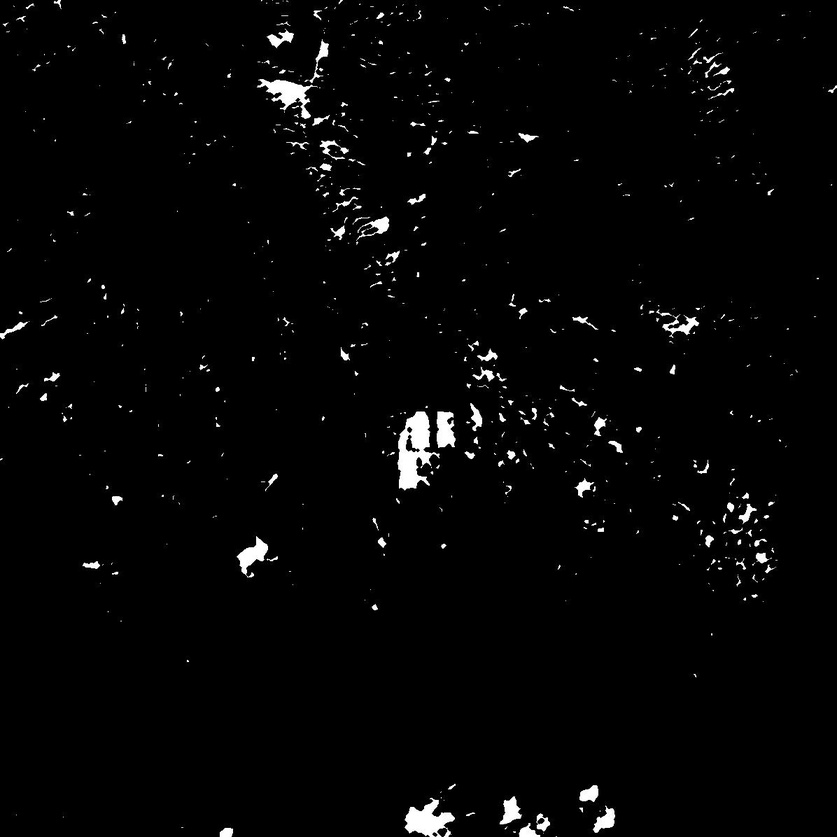
#> input picture data/cleanchangemap.jpg, 837 x 837 px, shrunk from 1196 x 1196 before the run
$ python test.py
#> lines starting #> are read from the running program, lines starting #| are printed output that depends on the picture; after the words box and inside, x2 and y2 are one past the last pixel; in counts of white or black regions, pixels touching at a corner belong together
import numpy as np
from PIL import Image, ImageOps

gt_fileName = './data/cleanchangemap.jpg'
im = Image.open((gt_fileName))
#> im is the input picture: PIL image 837x837 L; min 0, max 255, mean 5.1
changedmap = ImageOps.expand(im, border=2)
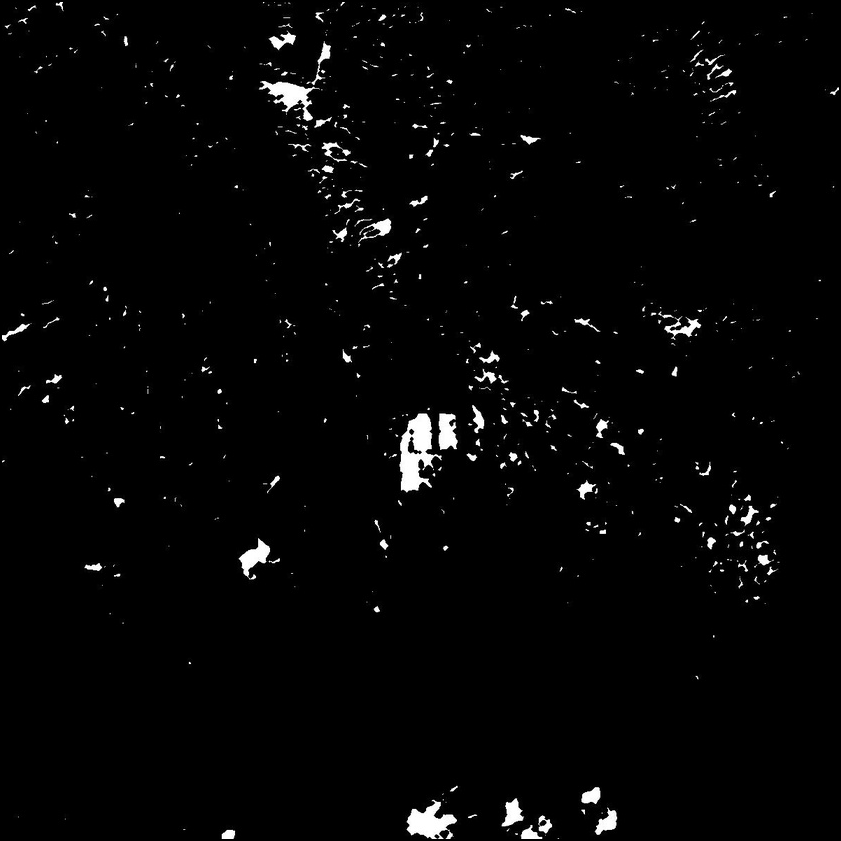
#> changedmap: PIL image 841x841 L; min 0, max 255, mean 5.1
img_labels = np.array(changedmap)


def binarize(image):
    labels_width = image.shape[0]
#> labels_width = 841
    labels_height = image.shape[1]
#> labels_height = 841

    for i in range(labels_width):
        for j in range(labels_height):
            if image[i,j] >=150:
                image[i,j] = 2;
            else:
                image[i,j] =1;
#> image: shape (841, 841); values 1 (black) and 2 (white), 1.7% white; 564 white regions (480 under 20 px), largest, box (x1, y1, x2, y2) and area: (400, 414, 442, 492) 1715, (407, 800, 457, 839) 1007, (259, 81, 319, 121) 838
    return image

img_labels = binarize(img_labels)

filename = './data/diff.jpg'
img = np.array(Image.open(filename))
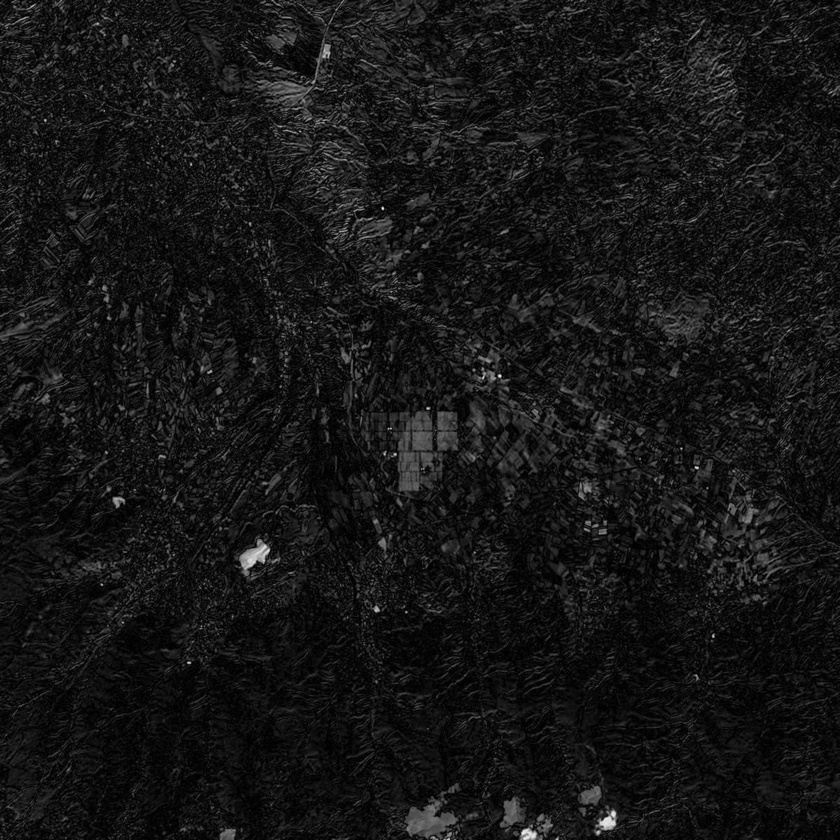
#> input picture data/diff.jpg, 840 x 840 px, shrunk from 1200 x 1200 before the run
#> img is the input picture: shape (840, 840); min 0, max 255, mean 22

print(img_labels.shape)
#| (841, 841)
print(img.shape)
#| (840, 840)
